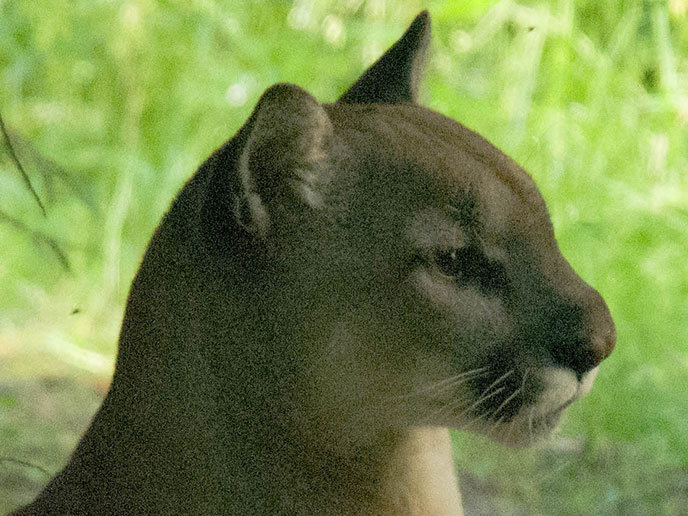
#> input picture ICS0026/Crypto_A_1/img_d.png, 688 x 516 px, given in place of hqdefault.jpg, which was not available; the run also reads 1 picture not shown here
$ python Python_Fundamentals_5.py
#> lines starting #> are read from the running program, lines starting #| are printed output that depends on the picture; pictures that were not available may be replaced by others from this repository, and a replacement may not be noted
try:
    from PIL import Image
except ImportError:
    import Image
import pytesseract
import cv2
import sys

imgurl = "hqdefault.jpg"
readimgurl = "sign.jpg"

img = cv2.imread(imgurl)
#> img is the input picture: shape (516, 688, 3); mean B, G, R 74.9, 133.3, 114.8
readimg = cv2.imread(readimgurl)
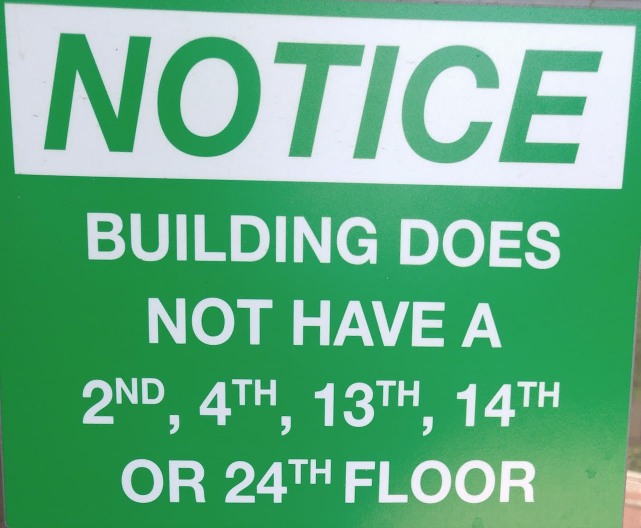
#> input picture ICS0015/Python_Fund_5/sign.jpg, 1282 x 1056 px (shown at 1/2 size)
#> readimg is the input picture: shape (1056, 1282, 3); mean B, G, R 135, 177.1, 103.2
dimensions = img.shape[0:2]
#> dimensions = (516, 688)
readdimensions = readimg.shape[0:2]
#> readdimensions = (1056, 1282)
resizedimensions = (int(readdimensions[0]*1/4), int(readdimensions[1]*1/4))
#> resizedimensions = (264, 320)

cv2.imshow("Text reading from image", cv2.resize(readimg, resizedimensions))
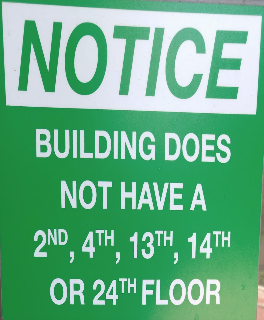
#> window 'Text reading from image': shape (320, 264, 3); mean B, G, R 134.9, 177, 103.1
cv2.waitKey(0)
print("Image text: \n")
print(pytesseract.image_to_string(Image.open(readimgurl)))
#> (this line was passed over: pytesseract is not available in this run)
cv2.destroyAllWindows()


# Rotating the image by 60 degrees
rotMatrix = cv2.getRotationMatrix2D((dimensions[0]/2, dimensions[1]/2), 60, 1)
rotImage = cv2.warpAffine(img, rotMatrix, (dimensions[0], dimensions[1]))
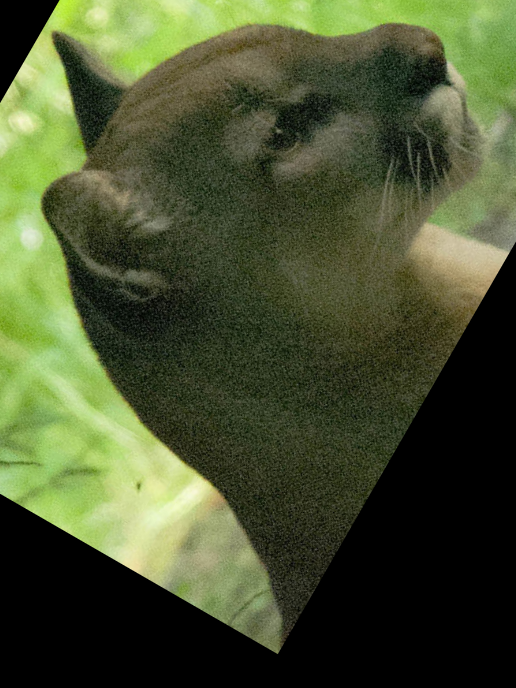
#> rotImage: shape (688, 516, 3); mean B, G, R 48.4, 82.2, 72.5
croppedImage = img[int(dimensions[0]*1/3):int(dimensions[0]*2/3),
                   int(dimensions[1]*1/3 + 10):int(dimensions[1]*2/3 + 10)]
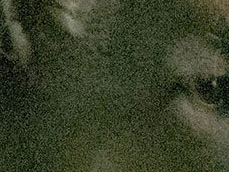
#> croppedImage: shape (172, 229, 3); mean B, G, R 40.2, 63.6, 56.7
cv2.imshow('Rotated Image', rotImage)
cv2.waitKey(0)
cv2.imshow('Cropped Image', croppedImage)
cv2.waitKey(0)
cv2.destroyAllWindows()

noiseUrl = "floppa.jpg"
noiseimg = cv2.imread(noiseUrl)
result = cv2.fastNlMeansDenoisingColored(noiseimg, None, 20, 10, 7, 21)
cv2.imshow('Original', noiseimg)
cv2.waitKey(0)
cv2.imshow('Noise Cleaned', result)
cv2.waitKey(0)
cv2.destroyAllWindows()

sys.exit()
#> (the program exits here)
